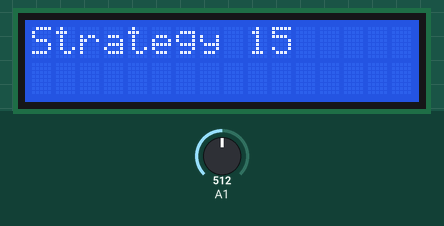
Simulated run of this sketch. Board: Arduino Zero (SAMD21). Parts: 16×2 character LCD. The inputs (shaded band) are chosen by the test bench; at power-on: A1 = 512. Random numbers use the default seed unless the sketch sets one; what the sketch prints to the serial monitor is not drawn.

Above: at 0.21 s.
1.3 s: A1 set to 1011
2.8 s: A1 set to 1023
At 3.14 s:
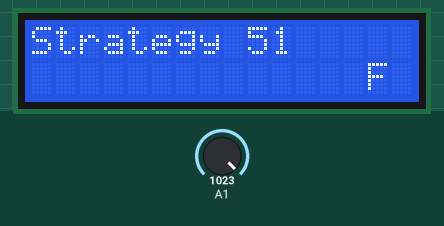
5.4 s: A1 set to 900
At 6.2 s:
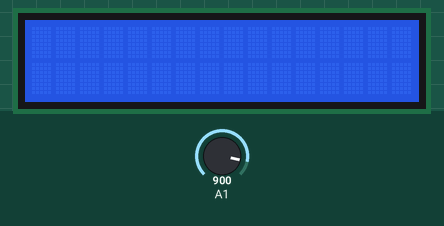
8.2 s: A1 set to 1023
At 9.51 s:
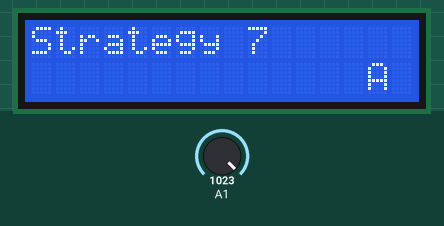
Timing chart, 0 to 11.2 s (numbered marks = the images above; inputs shaded):
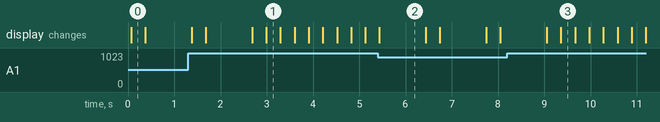

The sketch:

ObliqueStrategies.ino
```cpp
//CReado pot Tomás de Camino Beck

#include <LiquidCrystal.h>
#include "frases.h"

LiquidCrystal lcd(8, 9, 4, 5, 6, 7);
String fraseLine1 = "Strategy ";
String spaces = "               ";
String fraseLine2 = "";
int i = 0;
int fraseNum = 0;

void setup() {
  // put your setup code here, to run once:
  lcd.begin(16, 2);
  pinMode(A0, INPUT);
  pinMode(A1, INPUT);
  SerialUSB.begin(9600);
  randomSeed(analogRead(A1));
  fraseNum =  random(126);
  fraseLine2 = spaces + ob[fraseNum];
}

void loop() {
  SerialUSB.println(analogRead(A1));
  lcd.clear();
  lcd.setCursor(0, 0);
  String line1 = fraseLine1 + (fraseNum+1);
  lcd.print(line1);
  lcd.setCursor(0, 1);
  lcd.print(fraseLine2.substring(i, i + 15));
  lcd.display();
  delay(300);
  i = (i + 1) % (fraseLine2.length());
  if (analogRead(A1) < 1023) {
    fraseNum =  random(126);
    fraseLine2 = spaces + ob[fraseNum];
    lcd.clear();
    delay(1000);
    i = 0;
  }

}
```

frases.h
```cpp
//Set of Brian Eno Oblique Strategy cards
//these frases were created by
//Brian Eno and Peter Schmidt
const String ob[]=
{"Remove specifics and convert to ambiguities",
"Don't be frightened of cliches    ",
"What is the reality of the situation?",
"Are there sections? Consider transitions",
"Turn it upside down",
"Think of the radio",
"Allow an easement (an easement is the abandonment of a stricture)",
"Simple subtraction",
"Be dirty",
"Go slowly all the way round the outside",
"A line has two sides",
"Make an exhaustive list of everything you might do and do the last thing on the list",
"Into the impossible",
"Towards the insignificant",
"Ask people to work against their better judgement",
"Take away the elements in order of apparent non-importance",
"Infinitesimal gradations",
"Change instrument roles",
"Accretion",
"Disconnect from desire",
"Emphasize repetitions",
"Faced with a choice, do both (given by Dieter Rot)",
"Children -speaking -singing",
"Lost in useless territory",
"A very small object Its center",
"Dont be afraid of things because they're easy to do",
"Dont be frightened to display your talents",
"Breathe more deeply",
"Honor thy error as a hidden intention",
"What are the sections sections of? Imagine a caterpillar moving",
"Only one element of each kind",
"Is there something missing",
"Use 'unqualified' people",
"How would you have done it?",
"Emphasize differences",
"Do nothing for as long as possible",
"Bridges -build -burn",
"Always give yourself credit for having more than personality",
"You don't have to be ashamed of using your own ideas",
"Tidy up",
"Do the words need changing?",
"Ask your body",
"Tape your mouth",
"Water",
"Simply a matter of work",
"Make a sudden, destructive unpredictable action, incorporate",
"Consult other sources -promising -unpromising",
"Use an unacceptable color",
"Humanize something free of error",
"Use filters",
"Fill every beat with something",
"Discard an axiom",
"Not building a wall but making a brick",
"What wouldn't you do?",
"Lowest common denominator",
"Decorate, decorate",
"Balance the consistency principle with the inconsistency principle",
"Get your neck massaged",
"Listen to the quiet voice",
"Do the washing up",
"Is it finished?",
"Put in earplugs",
"Reevaluation (a warm feeling)",
"Give the name away",
"Intentions -nobility of -humility of -credibility of",
"Abandon normal instruments",
"Use fewer notes",
"Repetition is a form of change",
"Give way to your worst impulse",
"Reverse",
"Trust in the you of now",
"Imagine the piece as a set of disconnected events",
"What would your closest friend do?",
"Distorting time",
"Make a blank valuable by putting it in an exquisite frame",
"Feed the recording back out of the medium",
"Convert a melodic element into a rhythmic element",
"The most important thing is the thing most easily forgotten",
"Ghost echoes",
"You can only make one dot at a time",
"Just carry on",
"(Organic) machinery",
"The inconsistency principle",
"Don't break the silence",
"Idiot glee (?)",
"Discover the recipes you are using and abandon them",
"Cascades",
"Courage!",
"Spectrum analysis",
"What mistakes did you make last time?",
"Consider different fading systems",
"Mute and continue",
"Be extravagant",
"It is quite possible (after all)",
"What are you really thinking about just now?",
"Don't stress on thing more than another [sic]",
"State the problem in words as clearly as possible",
"Assemble some of the elements in a group and treat the group",
"You are an engineer",
"Remove ambiguities and convert to specifics",
"Look at the order in which you do things",
"Go outside. Shut the door.",
"Disciplined self-indulgence",
"Do we need holes?",
"Cluster analysis",
"Always first steps",
"Cut a vital connection",
"Do something boring",
"Define an area as 'safe' and use it as an anchor",
"Is the information correct?",
"Overtly resist change",
"Question the heroic approach",
"Accept advice",
"Twist the spine",
"Work at a different speed",
"Look closely at the most embarrassing details & amplify them",
"Mechanicalize something idiosyncratic",
"Emphasize the flaws",
"Remember those quiet evenings",
"Take a break",
"Short circuit (example: a man eating peas with the idea that they will improve his virility shovels them straight into his lap)",
"Left channel, right channel, center channel",
"Use an old idea",
"Destroy -nothing -the most important thing",
"Change nothing and continue with immaculate consistency",
"The tape is now the music"};
```

Measured:
- the behaviour switches between 1022 and 1023 on A1 (found by bisection; images 0 and 1)
- what the display in image 2 shows lasts 1.0 s, from 5.4 s to 6.4 s
